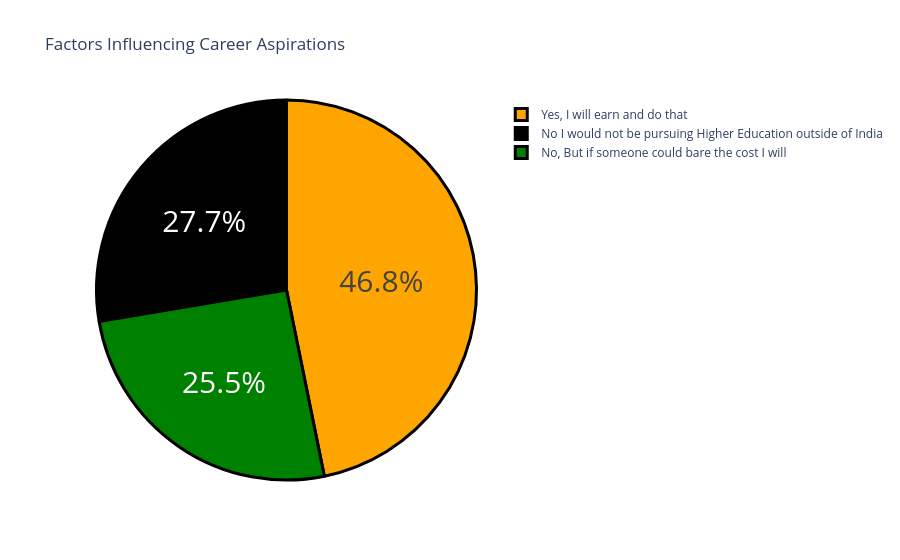

Notebook code for this chart:
### Markdown cell above
# objective 3

### Code cell
question2 = "Would you definitely pursue a Higher Education / Post Graduation outside of India ? If only you have to self sponsor it."

question2 = df[question2].value_counts()

label = question2.index
counts = question2.values
colors = ['orange', 'black', 'green', 'blue']

fig = go.Figure(data=[go.Pie(labels=label, values=counts)])

fig.update_layout(title_text='Factors Influencing Career Aspirations')

fig.update_traces(
    hoverinfo='label+value',
    textinfo='percent',
    textfont_size=30,
    marker=dict(
        colors=colors,
        line=dict(color='black', width=3)
    )
)

fig.show()

### Figure 1 — Plotly figure (JSON) as saved in the notebook; plotly's stock layout.template omitted (floating-point values rounded to 4 significant figures)
{"data": [{"hoverinfo": "label+value", "labels": ["Yes, I will earn and do that", "No I would not be pursuing Higher Education outside of India", "No, But if someone could bare the cost I will"], "marker": {"colors": ["orange", "black", "green", "blue"], "line": {"color": "black", "width": 3}}, "textfont": {"size": 30}, "textinfo": "percent", "type": "pie", "values": [110, 65, 60]}], "layout": {"title": {"text": "Factors Influencing Career Aspirations"}}}
